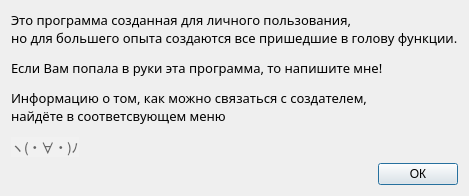
<?xml version="1.0" encoding="UTF-8"?>
<ui version="4.0">
 <class>infoWindow</class>
 <widget class="QDialog" name="infoWindow">
  <property name="geometry">
   <rect>
    <x>0</x>
    <y>0</y>
    <width>431</width>
    <height>179</height>
   </rect>
  </property>
  <property name="windowTitle">
   <string>Очень важная информация!</string>
  </property>
  <layout class="QVBoxLayout" name="verticalLayout">
   <item alignment="Qt::AlignHCenter|Qt::AlignVCenter">
    <widget class="QLabel" name="label">
     <property name="font">
      <font>
       <family>Bahnschrift SemiBold</family>
       <pointsize>10</pointsize>
      </font>
     </property>
     <property name="text">
      <string>&lt;html&gt;&lt;head/&gt;&lt;body&gt;&lt;p&gt;Это программа созданная для личного пользования, &lt;br&gt;но для большего опыта создаются все пришедшие в голову функции.&lt;/p&gt;&lt;p&gt;Если Вам попала в руки эта программа, то напишите мне!&lt;/p&gt;&lt;p&gt;Информацию о том, как можно связаться с создателем,&lt;br&gt; найдёте в соответсвующем меню &lt;/p&gt;&lt;p&gt;&lt;span style=&quot; font-family:'Fira Sans','Arial'; font-size:13px; color:#656565; background-color:#f1f1f1;&quot;&gt;ヽ(・∀・)ﾉ&lt;/span&gt;&lt;/p&gt;&lt;/body&gt;&lt;/html&gt;</string>
     </property>
    </widget>
   </item>
   <item alignment="Qt::AlignRight|Qt::AlignBottom">
    <widget class="QPushButton" name="btn_ok">
     <property name="text">
      <string>ОК</string>
     </property>
    </widget>
   </item>
  </layout>
 </widget>
 <resources/>
 <connections/>
</ui>
